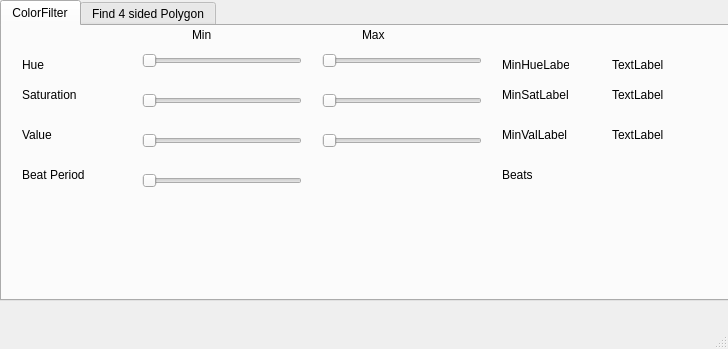
<?xml version="1.0" encoding="UTF-8"?>
<ui version="4.0">
 <author>Mike Stitt</author>
 <class>MainWindow</class>
 <widget class="QMainWindow" name="MainWindow">
  <property name="geometry">
   <rect>
    <x>0</x>
    <y>0</y>
    <width>728</width>
    <height>349</height>
   </rect>
  </property>
  <property name="windowTitle">
   <string>MainWindow</string>
  </property>
  <widget class="QWidget" name="centralwidget">
   <widget class="QTabWidget" name="tabWidget">
    <property name="geometry">
     <rect>
      <x>0</x>
      <y>0</y>
      <width>771</width>
      <height>301</height>
     </rect>
    </property>
    <property name="currentIndex">
     <number>0</number>
    </property>
    <widget class="QWidget" name="tab">
     <attribute name="title">
      <string>ColorFilter</string>
     </attribute>
     <widget class="QSlider" name="MinHueHorizontalSlider">
      <property name="geometry">
       <rect>
        <x>140</x>
        <y>20</y>
        <width>160</width>
        <height>29</height>
       </rect>
      </property>
      <property name="maximum">
       <number>255</number>
      </property>
      <property name="orientation">
       <enum>Qt::Horizontal</enum>
      </property>
     </widget>
     <widget class="QSlider" name="MinSatHorizontalSlider">
      <property name="geometry">
       <rect>
        <x>140</x>
        <y>60</y>
        <width>160</width>
        <height>29</height>
       </rect>
      </property>
      <property name="maximum">
       <number>255</number>
      </property>
      <property name="orientation">
       <enum>Qt::Horizontal</enum>
      </property>
     </widget>
     <widget class="QSlider" name="MinValHorizontalSlider">
      <property name="geometry">
       <rect>
        <x>140</x>
        <y>100</y>
        <width>160</width>
        <height>29</height>
       </rect>
      </property>
      <property name="maximum">
       <number>255</number>
      </property>
      <property name="orientation">
       <enum>Qt::Horizontal</enum>
      </property>
     </widget>
     <widget class="QSlider" name="MaxHueHorizontalSlider">
      <property name="geometry">
       <rect>
        <x>320</x>
        <y>20</y>
        <width>160</width>
        <height>29</height>
       </rect>
      </property>
      <property name="maximum">
       <number>255</number>
      </property>
      <property name="orientation">
       <enum>Qt::Horizontal</enum>
      </property>
     </widget>
     <widget class="QSlider" name="MaxSatHorizontalSlider">
      <property name="geometry">
       <rect>
        <x>320</x>
        <y>60</y>
        <width>160</width>
        <height>29</height>
       </rect>
      </property>
      <property name="maximum">
       <number>255</number>
      </property>
      <property name="orientation">
       <enum>Qt::Horizontal</enum>
      </property>
     </widget>
     <widget class="QSlider" name="MaxValHorizontalSlider">
      <property name="geometry">
       <rect>
        <x>320</x>
        <y>100</y>
        <width>160</width>
        <height>29</height>
       </rect>
      </property>
      <property name="maximum">
       <number>255</number>
      </property>
      <property name="orientation">
       <enum>Qt::Horizontal</enum>
      </property>
     </widget>
     <widget class="QLabel" name="MinHueLabel">
      <property name="geometry">
       <rect>
        <x>500</x>
        <y>30</y>
        <width>67</width>
        <height>17</height>
       </rect>
      </property>
      <property name="text">
       <string>MinHueLabel</string>
      </property>
     </widget>
     <widget class="QLabel" name="MaxHueLabel">
      <property name="geometry">
       <rect>
        <x>610</x>
        <y>30</y>
        <width>67</width>
        <height>17</height>
       </rect>
      </property>
      <property name="text">
       <string>TextLabel</string>
      </property>
     </widget>
     <widget class="QLabel" name="MinSatLabel">
      <property name="geometry">
       <rect>
        <x>500</x>
        <y>60</y>
        <width>67</width>
        <height>17</height>
       </rect>
      </property>
      <property name="text">
       <string>MinSatLabel</string>
      </property>
     </widget>
     <widget class="QLabel" name="MaxSatLabel">
      <property name="geometry">
       <rect>
        <x>610</x>
        <y>60</y>
        <width>67</width>
        <height>17</height>
       </rect>
      </property>
      <property name="text">
       <string>TextLabel</string>
      </property>
     </widget>
     <widget class="QLabel" name="MinValLabel">
      <property name="geometry">
       <rect>
        <x>500</x>
        <y>100</y>
        <width>67</width>
        <height>17</height>
       </rect>
      </property>
      <property name="text">
       <string>MinValLabel</string>
      </property>
     </widget>
     <widget class="QLabel" name="MaxValLabel">
      <property name="geometry">
       <rect>
        <x>610</x>
        <y>100</y>
        <width>67</width>
        <height>17</height>
       </rect>
      </property>
      <property name="text">
       <string>TextLabel</string>
      </property>
     </widget>
     <widget class="QLabel" name="label">
      <property name="geometry">
       <rect>
        <x>20</x>
        <y>30</y>
        <width>67</width>
        <height>17</height>
       </rect>
      </property>
      <property name="text">
       <string>Hue</string>
      </property>
     </widget>
     <widget class="QLabel" name="label_2">
      <property name="geometry">
       <rect>
        <x>20</x>
        <y>60</y>
        <width>81</width>
        <height>17</height>
       </rect>
      </property>
      <property name="text">
       <string>Saturation</string>
      </property>
     </widget>
     <widget class="QLabel" name="label_7">
      <property name="geometry">
       <rect>
        <x>20</x>
        <y>100</y>
        <width>67</width>
        <height>17</height>
       </rect>
      </property>
      <property name="text">
       <string>Value</string>
      </property>
     </widget>
     <widget class="QLabel" name="label_8">
      <property name="geometry">
       <rect>
        <x>190</x>
        <y>0</y>
        <width>67</width>
        <height>17</height>
       </rect>
      </property>
      <property name="text">
       <string>Min</string>
      </property>
     </widget>
     <widget class="QLabel" name="label_9">
      <property name="geometry">
       <rect>
        <x>360</x>
        <y>0</y>
        <width>67</width>
        <height>17</height>
       </rect>
      </property>
      <property name="text">
       <string>Max</string>
      </property>
     </widget>
     <widget class="QLabel" name="label_12">
      <property name="geometry">
       <rect>
        <x>20</x>
        <y>140</y>
        <width>101</width>
        <height>17</height>
       </rect>
      </property>
      <property name="text">
       <string>Beat Period</string>
      </property>
     </widget>
     <widget class="QSlider" name="BeatPeriodHorizontalSlider">
      <property name="geometry">
       <rect>
        <x>140</x>
        <y>140</y>
        <width>160</width>
        <height>29</height>
       </rect>
      </property>
      <property name="maximum">
       <number>255</number>
      </property>
      <property name="orientation">
       <enum>Qt::Horizontal</enum>
      </property>
     </widget>
     <widget class="QLabel" name="BeatPeriodLabel">
      <property name="geometry">
       <rect>
        <x>500</x>
        <y>140</y>
        <width>67</width>
        <height>17</height>
       </rect>
      </property>
      <property name="text">
       <string>Beats</string>
      </property>
     </widget>
    </widget>
    <widget class="QWidget" name="tab_2">
     <attribute name="title">
      <string>Find 4 sided Polygon</string>
     </attribute>
     <widget class="QSlider" name="CannyThresh1HorizontalSlider">
      <property name="geometry">
       <rect>
        <x>210</x>
        <y>10</y>
        <width>160</width>
        <height>29</height>
       </rect>
      </property>
      <property name="maximum">
       <number>100</number>
      </property>
      <property name="orientation">
       <enum>Qt::Horizontal</enum>
      </property>
     </widget>
     <widget class="QLabel" name="label_3">
      <property name="geometry">
       <rect>
        <x>20</x>
        <y>20</y>
        <width>181</width>
        <height>17</height>
       </rect>
      </property>
      <property name="text">
       <string>Canny Threshold 1</string>
      </property>
     </widget>
     <widget class="QLabel" name="label_4">
      <property name="geometry">
       <rect>
        <x>20</x>
        <y>50</y>
        <width>181</width>
        <height>17</height>
       </rect>
      </property>
      <property name="text">
       <string>Canny Threshold 2</string>
      </property>
     </widget>
     <widget class="QLabel" name="label_5">
      <property name="geometry">
       <rect>
        <x>20</x>
        <y>80</y>
        <width>181</width>
        <height>17</height>
       </rect>
      </property>
      <property name="text">
       <string>Canny Aperature</string>
      </property>
     </widget>
     <widget class="QSlider" name="CannyThresh2HorizontalSlider">
      <property name="geometry">
       <rect>
        <x>210</x>
        <y>40</y>
        <width>160</width>
        <height>29</height>
       </rect>
      </property>
      <property name="minimum">
       <number>1</number>
      </property>
      <property name="maximum">
       <number>255</number>
      </property>
      <property name="orientation">
       <enum>Qt::Horizontal</enum>
      </property>
     </widget>
     <widget class="QSlider" name="CannyAperatureHorizontalSlider">
      <property name="geometry">
       <rect>
        <x>210</x>
        <y>70</y>
        <width>160</width>
        <height>29</height>
       </rect>
      </property>
      <property name="minimum">
       <number>1</number>
      </property>
      <property name="maximum">
       <number>20</number>
      </property>
      <property name="orientation">
       <enum>Qt::Horizontal</enum>
      </property>
     </widget>
     <widget class="QLabel" name="CannyThresh1Label">
      <property name="geometry">
       <rect>
        <x>390</x>
        <y>20</y>
        <width>67</width>
        <height>17</height>
       </rect>
      </property>
      <property name="text">
       <string>Thresh1</string>
      </property>
     </widget>
     <widget class="QLabel" name="CannyThresh2Label">
      <property name="geometry">
       <rect>
        <x>390</x>
        <y>50</y>
        <width>67</width>
        <height>17</height>
       </rect>
      </property>
      <property name="text">
       <string>Thresh2</string>
      </property>
     </widget>
     <widget class="QLabel" name="CannyAperatureLabel">
      <property name="geometry">
       <rect>
        <x>390</x>
        <y>80</y>
        <width>67</width>
        <height>17</height>
       </rect>
      </property>
      <property name="text">
       <string>Aperature</string>
      </property>
     </widget>
     <widget class="QLabel" name="label_6">
      <property name="geometry">
       <rect>
        <x>20</x>
        <y>110</y>
        <width>181</width>
        <height>17</height>
       </rect>
      </property>
      <property name="text">
       <string>Min Perimeter</string>
      </property>
     </widget>
     <widget class="QSlider" name="ContourMinPerimeterHorizontalSlider">
      <property name="geometry">
       <rect>
        <x>210</x>
        <y>100</y>
        <width>160</width>
        <height>29</height>
       </rect>
      </property>
      <property name="minimum">
       <number>1</number>
      </property>
      <property name="maximum">
       <number>1000</number>
      </property>
      <property name="orientation">
       <enum>Qt::Horizontal</enum>
      </property>
     </widget>
     <widget class="QLabel" name="ContourMinPerimeterLabel">
      <property name="geometry">
       <rect>
        <x>390</x>
        <y>110</y>
        <width>67</width>
        <height>17</height>
       </rect>
      </property>
      <property name="text">
       <string>Perimeter</string>
      </property>
     </widget>
     <widget class="QLabel" name="label_10">
      <property name="geometry">
       <rect>
        <x>20</x>
        <y>140</y>
        <width>181</width>
        <height>17</height>
       </rect>
      </property>
      <property name="text">
       <string>Min Area</string>
      </property>
     </widget>
     <widget class="QSlider" name="ContourMinAreaHorizontalSlider">
      <property name="geometry">
       <rect>
        <x>210</x>
        <y>130</y>
        <width>160</width>
        <height>29</height>
       </rect>
      </property>
      <property name="minimum">
       <number>1</number>
      </property>
      <property name="maximum">
       <number>10000</number>
      </property>
      <property name="orientation">
       <enum>Qt::Horizontal</enum>
      </property>
     </widget>
     <widget class="QLabel" name="ContourMinAreaLabel">
      <property name="geometry">
       <rect>
        <x>390</x>
        <y>140</y>
        <width>67</width>
        <height>17</height>
       </rect>
      </property>
      <property name="text">
       <string>Area</string>
      </property>
     </widget>
     <widget class="QLabel" name="label_11">
      <property name="geometry">
       <rect>
        <x>20</x>
        <y>170</y>
        <width>181</width>
        <height>17</height>
       </rect>
      </property>
      <property name="text">
       <string>Deviation/Perimeter</string>
      </property>
     </widget>
     <widget class="QSlider" name="ContourDeviationRatioHorizontalSlider">
      <property name="geometry">
       <rect>
        <x>210</x>
        <y>160</y>
        <width>160</width>
        <height>29</height>
       </rect>
      </property>
      <property name="minimum">
       <number>1</number>
      </property>
      <property name="maximum">
       <number>1000</number>
      </property>
      <property name="orientation">
       <enum>Qt::Horizontal</enum>
      </property>
     </widget>
     <widget class="QLabel" name="ContourDeviationRatioLabel">
      <property name="geometry">
       <rect>
        <x>390</x>
        <y>170</y>
        <width>67</width>
        <height>17</height>
       </rect>
      </property>
      <property name="text">
       <string>Deviation Ratio</string>
      </property>
     </widget>
    </widget>
   </widget>
  </widget>
  <widget class="QMenuBar" name="menubar">
   <property name="geometry">
    <rect>
     <x>0</x>
     <y>0</y>
     <width>728</width>
     <height>26</height>
    </rect>
   </property>
  </widget>
  <widget class="QStatusBar" name="statusbar"/>
 </widget>
 <resources/>
 <connections>
  <connection>
   <sender>MinHueHorizontalSlider</sender>
   <signal>valueChanged(int)</signal>
   <receiver>MinHueLabel</receiver>
   <slot>setNum(int)</slot>
   <hints>
    <hint type="sourcelabel">
     <x>91</x>
     <y>80</y>
    </hint>
    <hint type="destinationlabel">
     <x>415</x>
     <y>84</y>
    </hint>
   </hints>
  </connection>
  <connection>
   <sender>MaxHueHorizontalSlider</sender>
   <signal>valueChanged(int)</signal>
   <receiver>MaxHueLabel</receiver>
   <slot>setNum(int)</slot>
   <hints>
    <hint type="sourcelabel">
     <x>401</x>
     <y>90</y>
    </hint>
    <hint type="destinationlabel">
     <x>645</x>
     <y>94</y>
    </hint>
   </hints>
  </connection>
  <connection>
   <sender>MinSatHorizontalSlider</sender>
   <signal>valueChanged(int)</signal>
   <receiver>MinSatLabel</receiver>
   <slot>setNum(int)</slot>
   <hints>
    <hint type="sourcelabel">
     <x>221</x>
     <y>130</y>
    </hint>
    <hint type="destinationlabel">
     <x>535</x>
     <y>124</y>
    </hint>
   </hints>
  </connection>
  <connection>
   <sender>MaxSatHorizontalSlider</sender>
   <signal>valueChanged(int)</signal>
   <receiver>MaxSatLabel</receiver>
   <slot>setNum(int)</slot>
   <hints>
    <hint type="sourcelabel">
     <x>401</x>
     <y>130</y>
    </hint>
    <hint type="destinationlabel">
     <x>645</x>
     <y>124</y>
    </hint>
   </hints>
  </connection>
  <connection>
   <sender>MaxValHorizontalSlider</sender>
   <signal>valueChanged(int)</signal>
   <receiver>MaxValLabel</receiver>
   <slot>setNum(int)</slot>
   <hints>
    <hint type="sourcelabel">
     <x>401</x>
     <y>170</y>
    </hint>
    <hint type="destinationlabel">
     <x>645</x>
     <y>164</y>
    </hint>
   </hints>
  </connection>
  <connection>
   <sender>MinValHorizontalSlider</sender>
   <signal>valueChanged(int)</signal>
   <receiver>MinValLabel</receiver>
   <slot>setNum(int)</slot>
   <hints>
    <hint type="sourcelabel">
     <x>221</x>
     <y>170</y>
    </hint>
    <hint type="destinationlabel">
     <x>535</x>
     <y>164</y>
    </hint>
   </hints>
  </connection>
  <connection>
   <sender>CannyThresh1HorizontalSlider</sender>
   <signal>valueChanged(int)</signal>
   <receiver>CannyThresh1Label</receiver>
   <slot>setNum(int)</slot>
   <hints>
    <hint type="sourcelabel">
     <x>291</x>
     <y>80</y>
    </hint>
    <hint type="destinationlabel">
     <x>425</x>
     <y>84</y>
    </hint>
   </hints>
  </connection>
  <connection>
   <sender>CannyThresh2HorizontalSlider</sender>
   <signal>valueChanged(int)</signal>
   <receiver>CannyThresh2Label</receiver>
   <slot>setNum(int)</slot>
   <hints>
    <hint type="sourcelabel">
     <x>291</x>
     <y>110</y>
    </hint>
    <hint type="destinationlabel">
     <x>425</x>
     <y>114</y>
    </hint>
   </hints>
  </connection>
  <connection>
   <sender>CannyAperatureHorizontalSlider</sender>
   <signal>valueChanged(int)</signal>
   <receiver>CannyAperatureLabel</receiver>
   <slot>setNum(int)</slot>
   <hints>
    <hint type="sourcelabel">
     <x>291</x>
     <y>140</y>
    </hint>
    <hint type="destinationlabel">
     <x>425</x>
     <y>144</y>
    </hint>
   </hints>
  </connection>
  <connection>
   <sender>ContourMinPerimeterHorizontalSlider</sender>
   <signal>valueChanged(int)</signal>
   <receiver>ContourMinPerimeterLabel</receiver>
   <slot>setNum(int)</slot>
   <hints>
    <hint type="sourcelabel">
     <x>291</x>
     <y>170</y>
    </hint>
    <hint type="destinationlabel">
     <x>425</x>
     <y>174</y>
    </hint>
   </hints>
  </connection>
  <connection>
   <sender>ContourMinAreaHorizontalSlider</sender>
   <signal>valueChanged(int)</signal>
   <receiver>ContourMinAreaLabel</receiver>
   <slot>setNum(int)</slot>
   <hints>
    <hint type="sourcelabel">
     <x>291</x>
     <y>200</y>
    </hint>
    <hint type="destinationlabel">
     <x>425</x>
     <y>204</y>
    </hint>
   </hints>
  </connection>
  <connection>
   <sender>ContourDeviationRatioHorizontalSlider</sender>
   <signal>valueChanged(int)</signal>
   <receiver>ContourDeviationRatioLabel</receiver>
   <slot>setNum(int)</slot>
   <hints>
    <hint type="sourcelabel">
     <x>291</x>
     <y>230</y>
    </hint>
    <hint type="destinationlabel">
     <x>425</x>
     <y>234</y>
    </hint>
   </hints>
  </connection>
  <connection>
   <sender>BeatPeriodHorizontalSlider</sender>
   <signal>valueChanged(int)</signal>
   <receiver>BeatPeriodLabel</receiver>
   <slot>setNum(int)</slot>
   <hints>
    <hint type="sourcelabel">
     <x>221</x>
     <y>210</y>
    </hint>
    <hint type="destinationlabel">
     <x>535</x>
     <y>204</y>
    </hint>
   </hints>
  </connection>
 </connections>
</ui>
